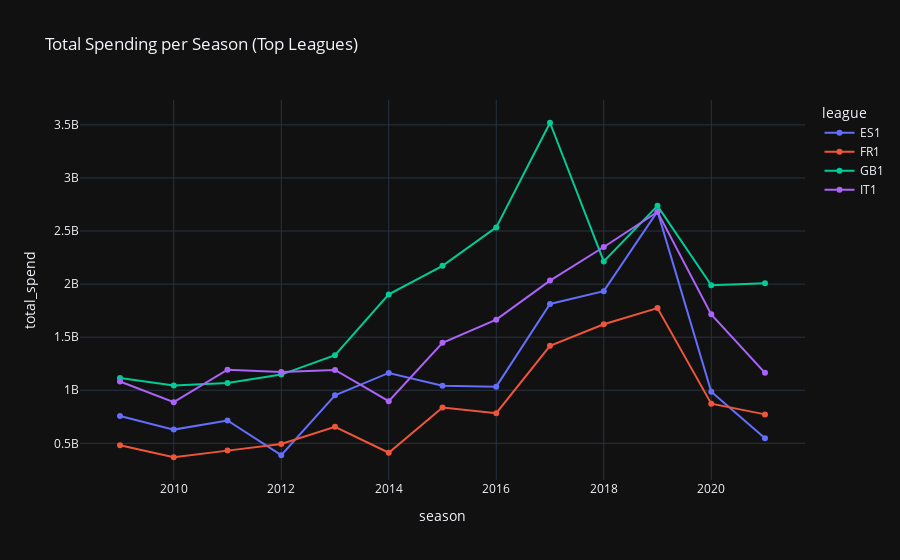

The notebook cell saved with this chart:
### Markdown cell above
As we can see, the english Premier League and the italian Serie A spent the most amount of money on transfers throughout all seasons. Now we want to see the total spend per season per league. For that we choose the 4 leagues with the highest spending (Premier League, Serie A, La Liga and Ligue 1).

### Code cell
#calculate the total spending per league across all seasons
league_totals = (
    league_season
    .groupby('league', observed=False)['total_spend']
    .sum()
    .reset_index()
    .sort_values('total_spend', ascending=False))

#data selection
top4 = league_totals['league'].head(4).tolist()
trend_top = league_season[league_season['league'].isin(top4)]

#adding interactiveness by using plotly package
fig = px.line(
    trend_top,
    x='season',
    y='total_spend',
    color='league',
    markers=True,
    title='Total Spending per Season (Top Leagues)',
    hover_data=['league', 'season', 'total_spend'])

fig.show()

### Figure 1 — Plotly figure (JSON) as saved in the notebook; plotly's stock layout.template omitted (floating-point values rounded to 4 significant figures)
{"data": [{"customdata": [["ES1"], ["ES1"], ["ES1"], ["ES1"], ["ES1"], ["ES1"], ["ES1"], ["ES1"], ["ES1"], ["ES1"], ["ES1"], ["ES1"], ["ES1"]], "hovertemplate": "league=%{customdata[0]}<br>season=%{x}<br>total_spend=%{y}<extra></extra>", "legendgroup": "ES1", "line": {"color": "#636efa", "dash": "solid"}, "marker": {"symbol": "circle"}, "mode": "lines+markers", "name": "ES1", "orientation": "v", "showlegend": true, "x": [2009, 2010, 2011, 2012, 2013, 2014, 2015, 2016, 2017, 2018, 2019, 2020, 2021], "xaxis": "x", "y": [756900000.0, 629200000.0, 714800000.0, 388600000.0, 952600000.0, 1163000000.0, 1043000000.0, 1034000000.0, 1813000000.0, 1934000000.0, 2685000000.0, 986200000.0, 547000000.0], "yaxis": "y", "type": "scatter"}, {"customdata": [["FR1"], ["FR1"], ["FR1"], ["FR1"], ["FR1"], ["FR1"], ["FR1"], ["FR1"], ["FR1"], ["FR1"], ["FR1"], ["FR1"], ["FR1"]], "hovertemplate": "league=%{customdata[0]}<br>season=%{x}<br>total_spend=%{y}<extra></extra>", "legendgroup": "FR1", "line": {"color": "#EF553B", "dash": "solid"}, "marker": {"symbol": "circle"}, "mode": "lines+markers", "name": "FR1", "orientation": "v", "showlegend": true, "x": [2009, 2010, 2011, 2012, 2013, 2014, 2015, 2016, 2017, 2018, 2019, 2020, 2021], "xaxis": "x", "y": [482100000.0, 368800000.0, 431300000.0, 493500000.0, 656200000.0, 411300000.0, 837100000.0, 784200000.0, 1419000000.0, 1622000000.0, 1774000000.0, 873600000.0, 772700000.0], "yaxis": "y", "type": "scatter"}, {"customdata": [["GB1"], ["GB1"], ["GB1"], ["GB1"], ["GB1"], ["GB1"], ["GB1"], ["GB1"], ["GB1"], ["GB1"], ["GB1"], ["GB1"], ["GB1"]], "hovertemplate": "league=%{customdata[0]}<br>season=%{x}<br>total_spend=%{y}<extra></extra>", "legendgroup": "GB1", "line": {"color": "#00cc96", "dash": "solid"}, "marker": {"symbol": "circle"}, "mode": "lines+markers", "name": "GB1", "orientation": "v", "showlegend": true, "x": [2009, 2010, 2011, 2012, 2013, 2014, 2015, 2016, 2017, 2018, 2019, 2020, 2021], "xaxis": "x", "y": [1115000000.0, 1044000000.0, 1068000000.0, 1148000000.0, 1331000000.0, 1903000000.0, 2172000000.0, 2534000000.0, 3520000000.0, 2214000000.0, 2737000000.0, 1989000000.0, 2008000000.0], "yaxis": "y", "type": "scatter"}, {"customdata": [["IT1"], ["IT1"], ["IT1"], ["IT1"], ["IT1"], ["IT1"], ["IT1"], ["IT1"], ["IT1"], ["IT1"], ["IT1"], ["IT1"], ["IT1"]], "hovertemplate": "league=%{customdata[0]}<br>season=%{x}<br>total_spend=%{y}<extra></extra>", "legendgroup": "IT1", "line": {"color": "#ab63fa", "dash": "solid"}, "marker": {"symbol": "circle"}, "mode": "lines+markers", "name": "IT1", "orientation": "v", "showlegend": true, "x": [2009, 2010, 2011, 2012, 2013, 2014, 2015, 2016, 2017, 2018, 2019, 2020, 2021], "xaxis": "x", "y": [1083000000.0, 887600000.0, 1194000000.0, 1173000000.0, 1191000000.0, 896800000.0, 1447000000.0, 1665000000.0, 2033000000.0, 2349000000.0, 2681000000.0, 1715000000.0, 1164000000.0], "yaxis": "y", "type": "scatter"}], "layout": {"xaxis": {"anchor": "y", "domain": [0.0, 1.0], "title": {"text": "season"}}, "yaxis": {"anchor": "x", "domain": [0.0, 1.0], "title": {"text": "total_spend"}}, "legend": {"title": {"text": "league"}, "tracegroupgap": 0}, "title": {"text": "Total Spending per Season (Top Leagues)"}}}
